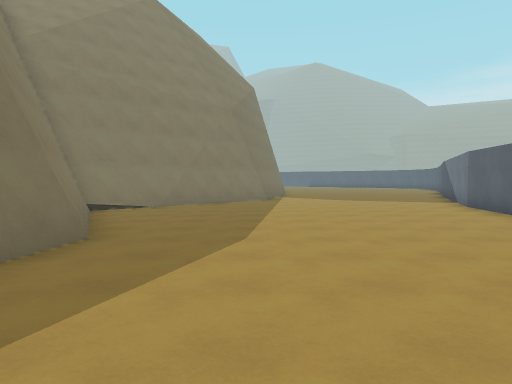
View 1 (above)

20 first-person views from a walk through a level from a Godot 3-D game. The camera is 1.5 m above the floor, tilts 2° down and sees 70° across. The floor is counted in squares, 2 m on a side. Each view is taken from the middle of a square. On the plan, view 1 faces up. The plan holds only what a view shows up to about 11 squares ahead; the rest is blank. The place goes on beyond the plan. Surface patterns are stand-ins for the level's own textures.

View 2
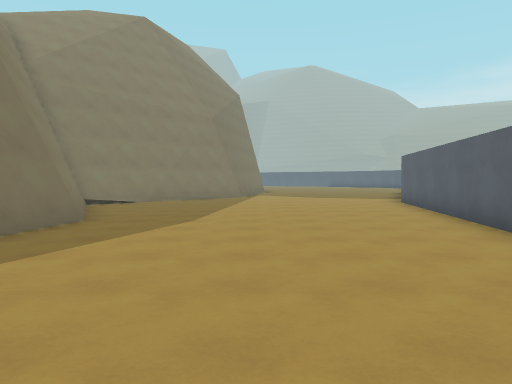

View 3
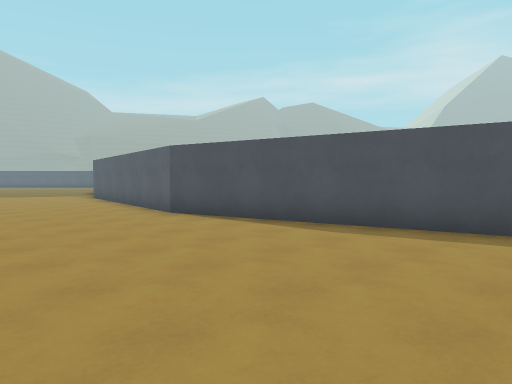

View 4
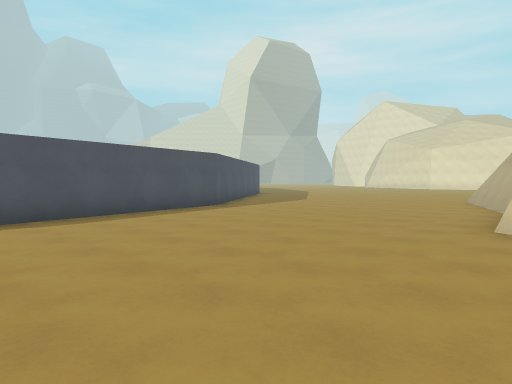

View 5
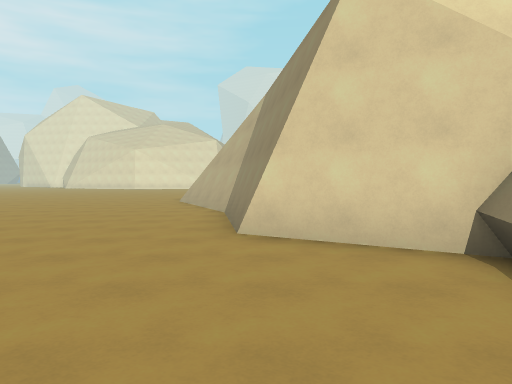

View 6
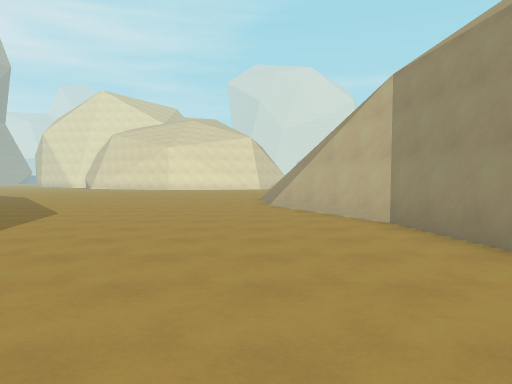

View 7
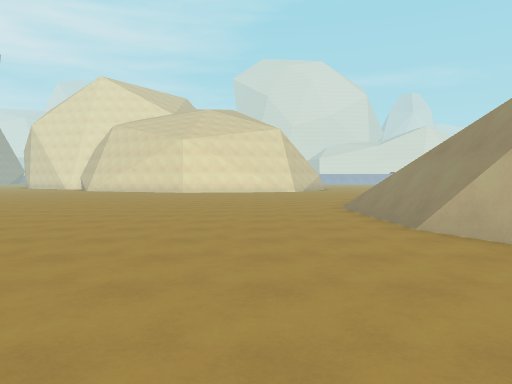

View 8
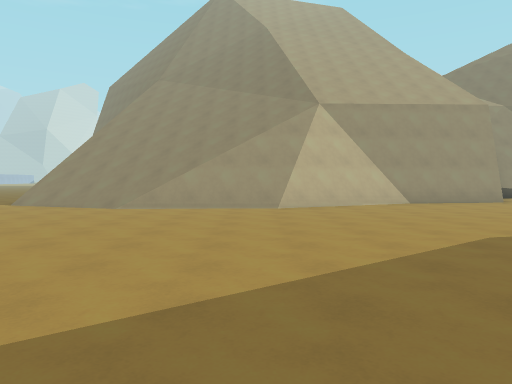

View 9
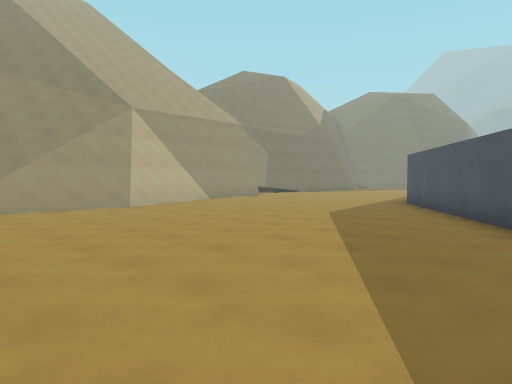

View 10
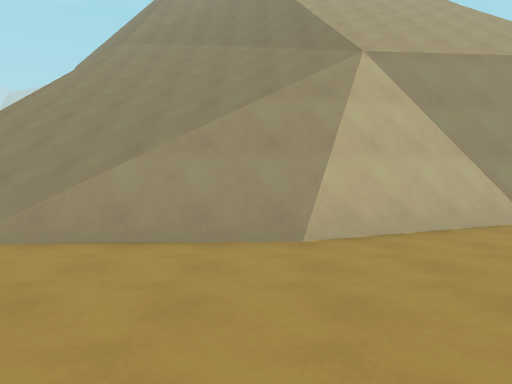

View 11
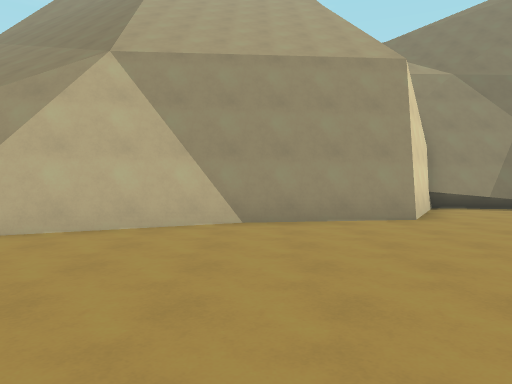

View 12
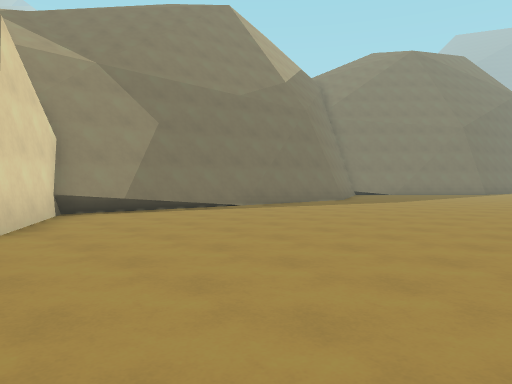

View 13
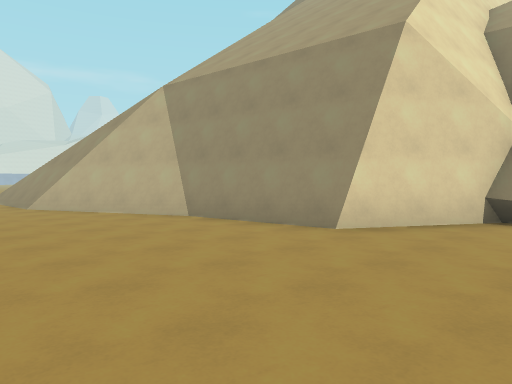

View 14
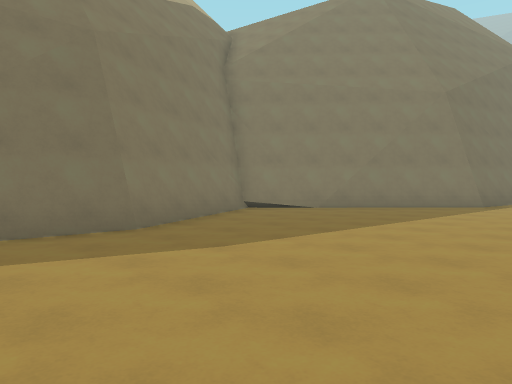

View 15
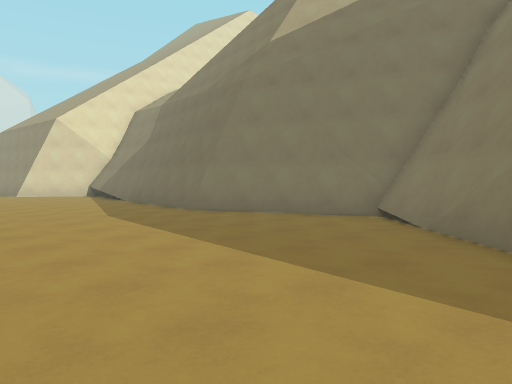

View 16
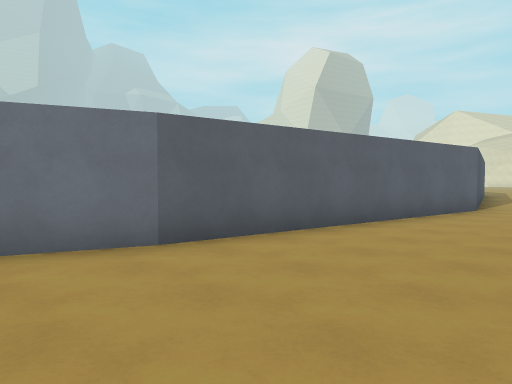

View 17
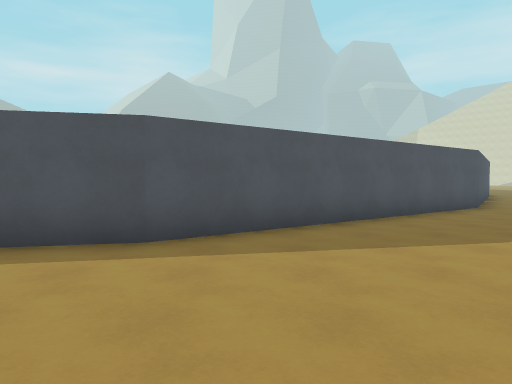

View 18
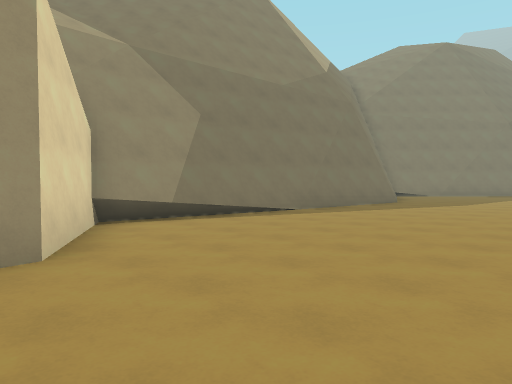

View 19
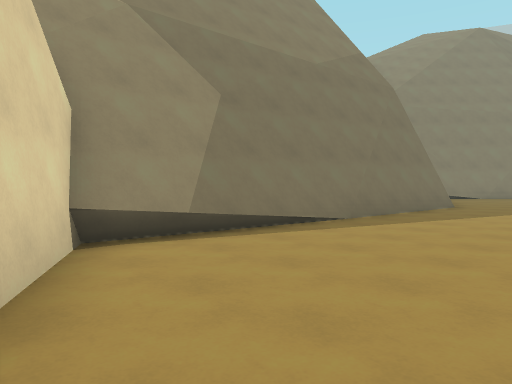

View 20
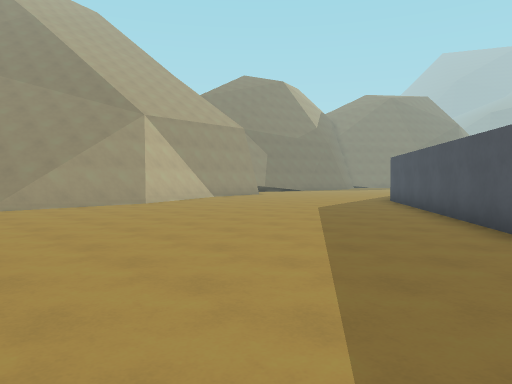

### Floor plan
Points are (right, up) in squares from view 1. A wall is a line through its corners. A room is listed if a view was taken in it or the views show most of it. See-through windows are left out.
Room 1 (views 1, 2, 3, 4, 5, 6, 7, 8, 9, 10, 11, 12, 13, 14, 15, 16, 17, 18, 19, 20)
walls: (-1, -5.9) (-0.5, -10); (-0.4, -9.4) (1.3, -13.3) (1.5, -16.6); (-0.5, -9.8) (1, -13.2); (-3.1, 0) (-3.3, -4.6) (-0.8, -6.1); (1.1, -13) (1.2, -15.9); (0.9, -13) (1, -15); (-3.3, 6.6) (-2.5, 4.7) (-3.6, -4.6); (12.5, -14.4) (11.5, -13.8) (6.3, -6.7) (4.4, 2.1) (5.7, 9.9); (5.7, 9.8) (6.3, 11.3); (-3.3, 9.9) (-4.3, 8.7) (-3.4, 6.8); (-0.7, 12.3) (-3.5, 9.7); (-0.5, 12.5) (-4.2, 8.5)
low walls: (-0.8, -6.1) (-0.5, -8.3); (-2.7, -0.8) (-3.3, -4.6); (-2.7, 0.1) (-2.8, -1.5); (-2.3, 4.7) (-3.2, -2.9); (-3.5, 9) (-4, 8.6) (-2.5, 5.3)
ways out: opening at (0.3, -18)

Positions as (right, up) in squares from view 1, and headings:
1: (0, 0), facing up
2: (1, -2), facing up
3: (0, -5), facing up-right
4: (-2, 0), facing down-right
5: (-1, -1), facing down
6: (2, -3), facing down
7: (4, -8), facing down
8: (11, -14), facing left
9: (11, -18), facing up-left
10: (6, -14), facing left
11: (6, -9), facing left
12: (5, -7), facing up-left
13: (4, -3), facing down-left
14: (3, 2), facing up-left
15: (3, 12), facing down-left
16: (2, 12), facing down-right
17: (2, -8), facing right
18: (3, -7), facing up-left
19: (1, -6), facing up-left
20: (12, -19), facing up-left
